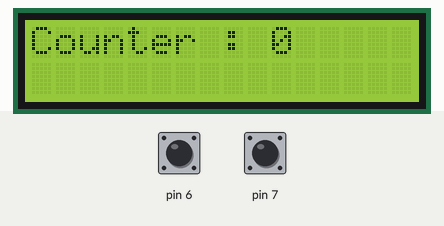
Recording of a sketch running on a simulated Arduino Uno, built with avr-gcc and run on an emulated ATmega328P. Parts: 16×2 character LCD. The test bench sets the inputs (shaded band); at power-on: pin 6 HIGH, pin 7 HIGH.

Above: at 3.2 s.
3.3 s: pin 6 pulled LOW for 0.15 s
At 4.73 s:
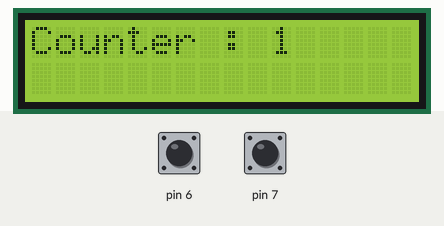
6.4 s: pin 6 pulled LOW for 1 s
At 7.92 s:
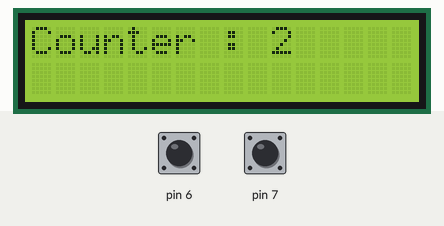
8.9 s: pin 7 pulled LOW for 3.2 s
At 13.39 s:
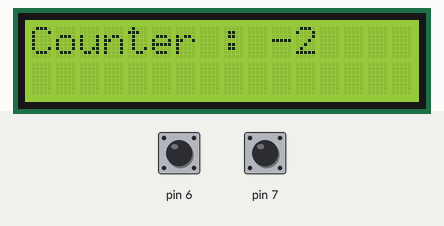
13.6 s: pin 7 pulled LOW for 0.15 s
At 15.02 s:
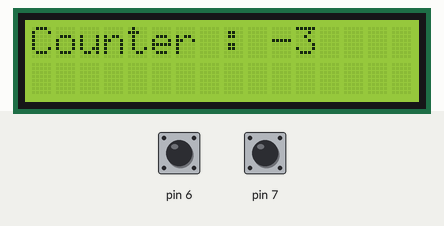
Timing chart, 0 to 16.6 s (numbered marks = the images above; inputs shaded):
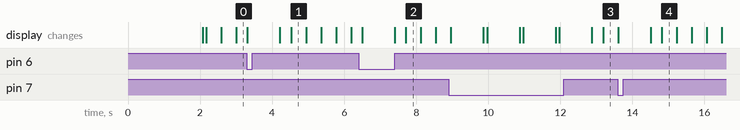

The sketch:

ttttask.ino
```cpp
#include <LiquidCrystal.h>

LiquidCrystal lcd(12,11,5,4,3,2);

bool A;

bool B;

int t;

int ctr=0;

void setup()

{

pinMode(6,INPUT_PULLUP);


pinMode(7,INPUT_PULLUP);


lcd.begin(16,2);

lcd.setCursor(0,0);

lcd.print("UP DOWN Counter");

lcd.setCursor(0,1);

lcd.print("Visitor Counter");

delay(2000);


}


void loop()

{

A = digitalRead(6);

B= digitalRead(7);


if(A==LOW && B==HIGH)

{

ctr=ctr+1;

delay(900);

}

else{ctr=ctr;

}


if(A==HIGH && B==LOW)

{

ctr=ctr-1;

delay(900);

}

else

{

  ctr=ctr;

}

lcd.setCursor(0,0);

lcd.print("Counter : ");

lcd.setCursor(10,0);

lcd.print(ctr);

delay(100);

lcd.clear();

}
```

Measured:
- what the display in image 1 shows lasts 0.4 s, from 4.5 s to 4.9 s
